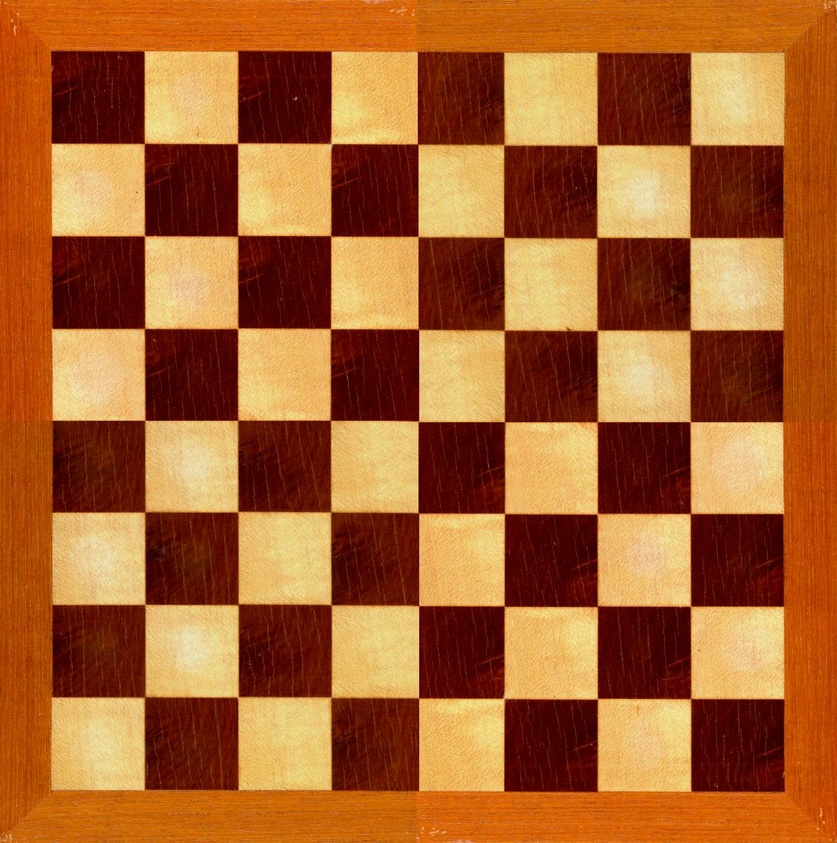
//> input picture images/chessboard.jpg, 837 x 843 px, shrunk from 1200 x 1210 before the run
$ ./BlurImage ../../images/chessboard.jpg 3   (built with g++ and OpenCV 4)
//> lines starting //> are read from the running program, lines starting //| are printed output that depends on the picture; after the words box and inside, x2 and y2 are one past the last pixel; in counts of white or black regions, pixels touching at a corner belong together
#include <opencv2/imgproc/imgproc.hpp>
#include <opencv2/highgui/highgui.hpp>


#include <iostream>
#include <vector>
#include <algorithm>

typedef std::vector < std::pair<int, unsigned int> > pair_vector;
typedef std::vector < std::vector<unsigned int> > vector_vector;

using namespace cv;
using namespace std;

void checkArgs(int args){


  if(args!=3){

    std::cout<<" Usage: ./<exec> <input image name> <num seams>";
    exit(0);
  }

}

bool compare(const pair<int, unsigned int>&i, const pair<int, unsigned int>&j)
{
  return i.second < j.second;
}


void displayImage( string windowName, Mat& image){

  // create window to display
  namedWindow( windowName, WINDOW_AUTOSIZE );

  // display the image
  imshow( windowName, image);

}

// helper to wait till the user hits ESC key
void waitOnEsc(){

  int wait = waitKey(0);
  if(wait == 27){
    return;
  }

}


void queryDimensions(Mat& img, int* height, int* width){


  Size s = img.size();

    *height = static_cast<int>(s.height);
    *width  = static_cast<int>(s.width);

}


void computeEnergyMap(Mat& Img , pair_vector& row1, vector_vector& enMap){


  int width, height;
  queryDimensions(Img, &height, &width);

  // compute energy

   for(int i = 0; i < height-1; i++){

     for(int j = 0; j < width-1; j++){

     // for single channel
      uchar curr = Img.at<uchar>(i,j);
      uchar bott = Img.at<uchar>(i+1,j);
      uchar right= Img.at<uchar>(i,j+1);

      char dx = curr - right;
      char dy = curr - bott;
      unsigned int gradSum = (dx*dx) + (dy*dy);

     // for multi-channel
      // TODO:

     // write the value back to the vector


     enMap[i][j] = gradSum;

     // populate the row1 vector of <index, energy> pair
     if(i == 0){

      pair<int, unsigned int> idxEnergy;
      idxEnergy.first  = gradSum;
      idxEnergy.second = j;

      row1.push_back( idxEnergy );

     }
    }
   }
}

unsigned char getEnergy (int j, int i, int height, int width, vector_vector& energyMap){

  if ((j <= 0 || j >= height) ||
      (i <= 0 || i >= width)) {
    return UCHAR_MAX;
  }
  return energyMap[j][i];
}


//get minimum energy value
unsigned char minEnergy(int row , int col, int height, int width, vector_vector& energyMap)
{
  unsigned char left = getEnergy(row-1, col-1, height, width, energyMap);
  unsigned char middle = getEnergy(row-1, col, height, width, energyMap);
  unsigned char right = getEnergy(row-1, col+1, height, width, energyMap);
  unsigned char current = getEnergy(row, col, height, width, energyMap);

  return current + std::min(middle, std::min(left, right));
}

void minCostEnergy (Mat& Img, pair_vector& row1, vector_vector& energyMap)
{
  computeEnergyMap(Img, row1, energyMap);
  int width, height;
  queryDimensions(Img, &height, &width);
  for (int row = 0; row < height; row++) {
    for (int col = 0; col < width; col++) {
      unsigned char val = minEnergy(row, col, height, width, energyMap);
      energyMap[row][col] = val;
    }
  }
}

// generate a list of indices for every seam to be removed
void computeSeamMap(vector_vector& energyMap, pair_vector& r1, int xCount, int height ,int width,  vector_vector& seamMap ){


 // generate xCount number of seams : xCount = input Width - output Width
  for(int i = 0; i < xCount; i++){

 // pick ith min from first row of energy
    int minCol = r1[i].second;

   seamMap[i][0]  = r1[i].second;

   for(int j = 1; j < height; j++){

    unsigned char left = getEnergy(j, minCol-1, height, width, energyMap);
    unsigned char middle = getEnergy(j, minCol, height, width, energyMap);
    unsigned char right = getEnergy(j, minCol+1, height, width, energyMap);

    if (left <= right && left <= middle) {
      minCol -= 1;
    }
    else if (right <= left && right <= middle) {
      minCol += 1;
    }
    seamMap[i][j] = minCol;
    energyMap[j][minCol] = UCHAR_MAX;
   }
  }
}

// remove the seam and fill the output image container
void removeSeams(cv::Mat& outImg, cv::Mat& inImg, vector_vector& seamMap, int xCount){

  // plane 1:
  for (int i = 0; i < inImg.rows; i++){
     int count = 0;
     for(int j=0; j < inImg.cols; j++){
       int found = 0;
       for (int k=0; k < xCount; k++) {

	 if (j == seamMap[k][i]) {
	   found = 1;
	   break;
	 }

       }
       if (!found) {
         outImg.at<Vec3b>(i,count) = inImg.at<Vec3b>(i,j);
	 count++;
       }
     }
  }
}

 void testSeams(cv::Mat& testImg, cv::Mat& inImg, vector_vector& seamMap, int xCount) {

   for (int k = 0 ; k < xCount; k++) {
     for (int i = 0; i < inImg.rows; i++) {
 	int remCol = seamMap[k][i];
  testImg.at<Vec3b>(i,remCol)[0] = 0;
  testImg.at<Vec3b>(i,remCol)[1] = 0;
  testImg.at<Vec3b>(i,remCol)[2] = 255;
     }
   }
 }


int main( int argc, char* argv[]  ){


  // sanity check for commandline
  checkArgs(argc);


  string fileName =  argv[1];
 // read image to Mat
  cv::Mat inImg = imread(fileName,1);
//> inImg is the input picture: 843 rows x 837 cols, CV_8UC3; mean B, G, R 47.4, 98.8, 168
  displayImage("input image", inImg);

  int width, height;

  int yCount = 0;

  queryDimensions(inImg, &height, &width);
//> height = 843; width = 837
  int xCount = atoi(argv[2]); // number of seams to be removed

  // declarations
  vector_vector energyMap(height, vector<unsigned int>(width,1));
//> energyMap = 843 items

  // seam map should be a map
  vector_vector seamMap( xCount, vector <unsigned int>(height,1));
//> seamMap = 3 items
  pair_vector  row1;

  pair_vector& r1 = row1;
  vector_vector& enMap = energyMap;
//> enMap = 843 items
  vector_vector& rSeamMap = seamMap;
//> rSeamMap = 3 items


 // right now use grayScale image for energy compute
  cv::Mat imGray;
  cvtColor( inImg, imGray,CV_BGR2GRAY);
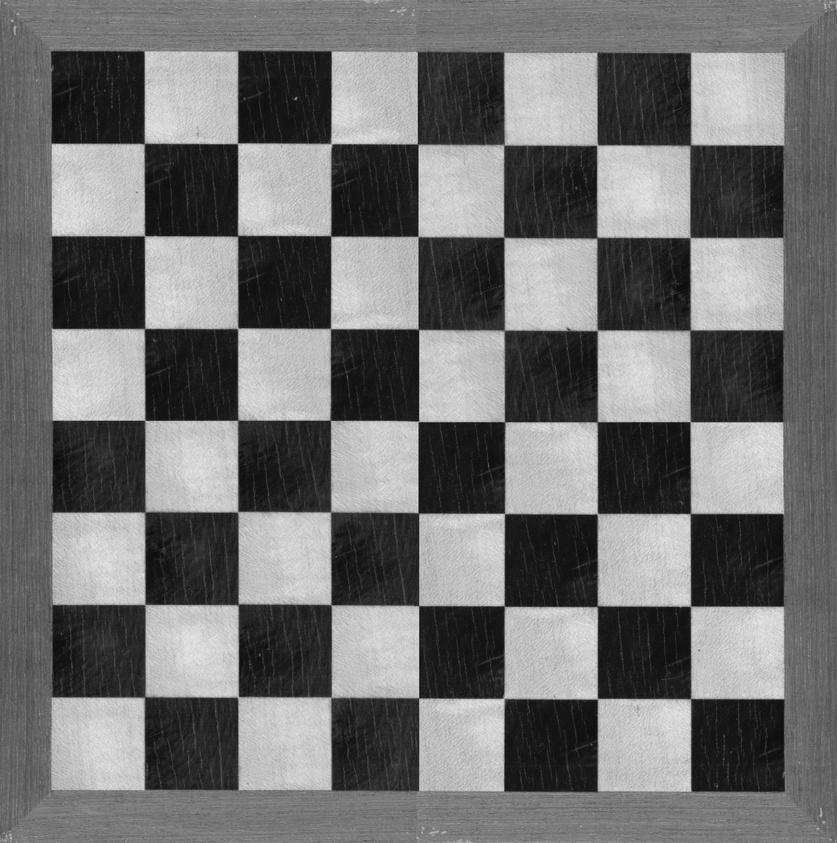
//> imGray: 843 rows x 837 cols, CV_8UC1; min 11, max 233, mean 113.6


  // calculate the energyMap
  minCostEnergy(imGray, r1, enMap);
//> in computeEnergyMap, `queryDimensions(Img, &height, &width);`: height = 843; width = 837
//> after the loop in computeEnergyMap, `for(int i = 0; i < height-1; i++)`: row1 = 836 pairs, first 12: [637, 0], [277, 1], [450, 2], [136, 3], [233, 4], [4, 5], [85, 6], [20, 7], [13, 8], [29, 9], [17, 10], [68, 11]
//> in minCostEnergy, `queryDimensions(Img, &height, &width);`: height = 843; width = 837
//> r1 has the same summary as row1 in computeEnergyMap

  //create a data structure with <index,value> pair vector, then sort by value
  sort(r1.begin(), r1.end() );
//> r1 = 836 pairs, first 12: [0, 46], [0, 81], [0, 111], [0, 566], [0, 587], [0, 719], [1, 55], [1, 121], [1, 122], [1, 147], [1, 199], [1, 200]

  // [1] Create Seams one by one
  computeSeamMap(enMap,r1, xCount, height, width, rSeamMap );
//> the loop in computeSeamMap, `for(int i = 0; i < xCount; i++)` made 3 passes
//> minCol on passes 1 to 3: 29, 73, 112

  // container for the output image
  cv::Mat testImg = inImg.clone();

  testSeams(testImg, imGray, seamMap, xCount);
//> after the loop in testSeams, `for (int k = 0 ; k < xCount; k++)`:
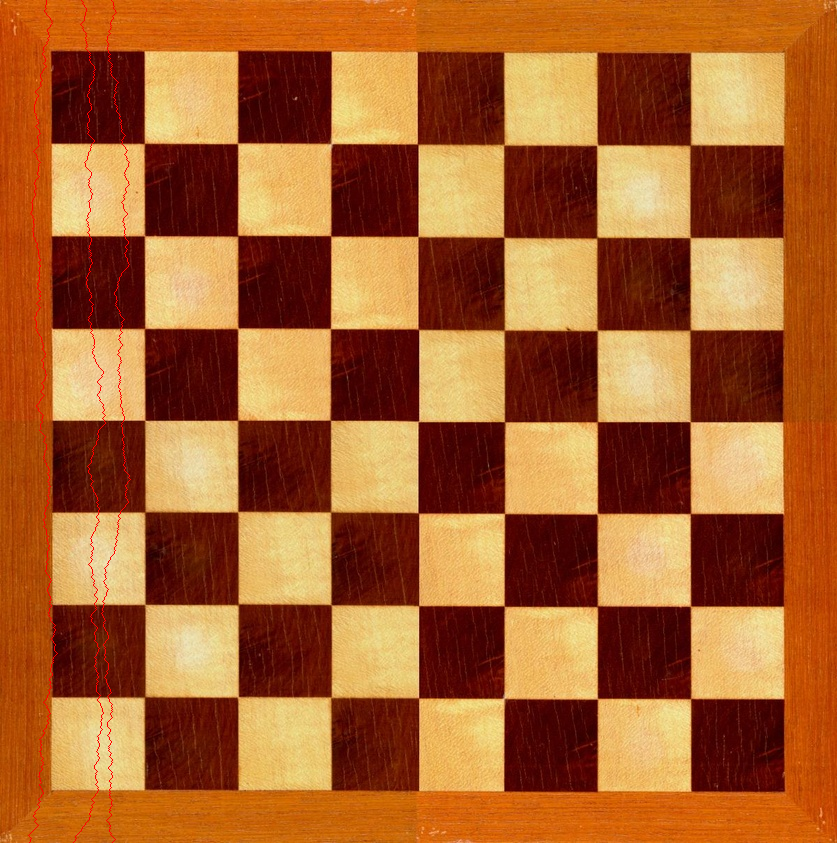
//> testImg: 843 rows x 837 cols, CV_8UC3; 0.36% of pixels changed, all inside (x1, y1, x2, y2) = (28, 0, 131, 843)

  cv::Mat outImg( imGray.rows, imGray.cols-xCount,CV_8UC3);
  removeSeams(outImg, inImg, seamMap, xCount);
//> after the loop in removeSeams, `for (int i = 0; i < inImg.rows; i++)`:
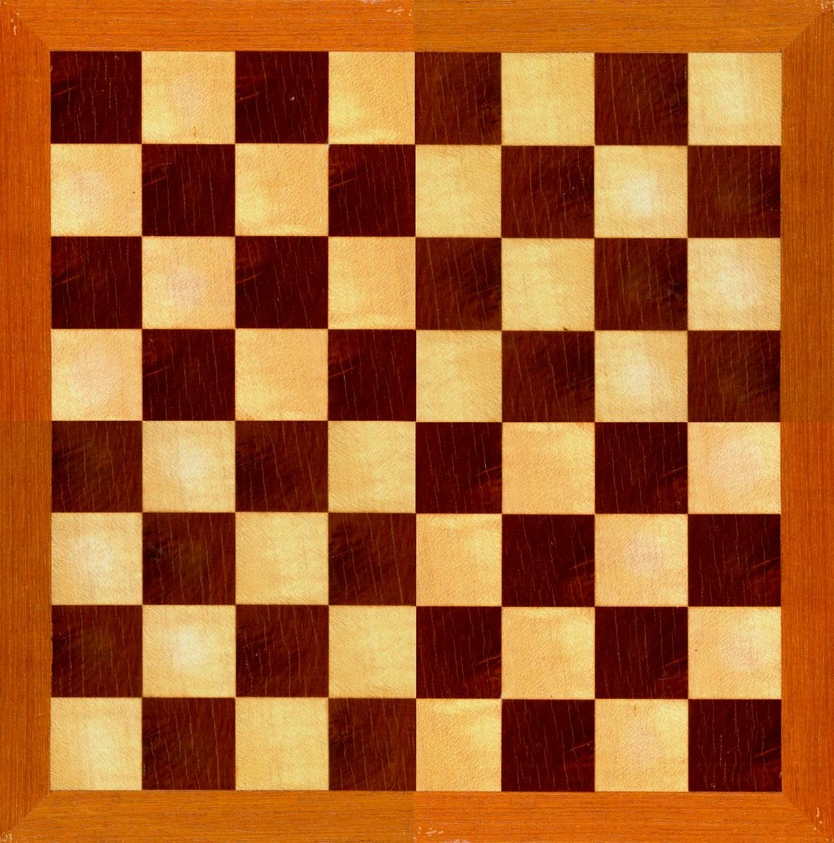
//> outImg: 843 rows x 834 cols, CV_8UC3; mean B, G, R 47.5, 98.8, 168

  // write the image back and show the image
  displayImage("seams", testImg);
  displayImage("output", outImg);

  imwrite( "input.png", testImg );
  imwrite( "output.png", outImg );

  waitOnEsc();
//> the space key is pressed

 return 0;
}
